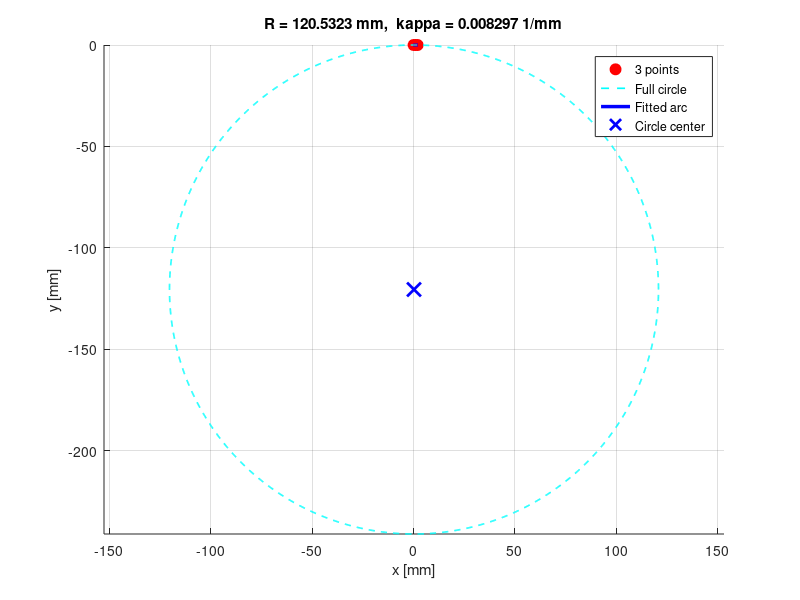

Reproduce this figure in MATLAB.
%CURVATURE_FROM_3POINTS  3点を通る円から曲率半径と曲率を求める
%
%   入力した3点 (x1,y1), (x2,y2), (x3,y3) [mm] を通る円を求め、
%   曲率半径 R [mm] と曲率 kappa = 1/R [1/mm] を表示してプロットする。
%
%   旧ファイル名: kyokuritukeisan.m（卒論提出後の追加検討）

clear; clc; close all;

% ===== 入力値（単位:mm）=====
x1 = 0.0;   y1 = 0.0;
x2 = 1;  y2 = -2.3644e-3;
x3 = 2; y3 = -1.3026e-2;


% ===== 3点から曲率半径・曲率を計算 =====
A2 = x1*(y2-y3) + x2*(y3-y1) + x3*(y1-y2);

s1 = sqrt((x2-x3)^2 + (y2-y3)^2);
s2 = sqrt((x1-x3)^2 + (y1-y3)^2);
s3 = sqrt((x1-x2)^2 + (y1-y2)^2);

eps_val = 1e-12;

if abs(A2) < eps_val
    R = Inf;
    kappa = 0;
    xc = NaN;
    yc = NaN;
else
    A = abs(A2)/2;
    R = (s1*s2*s3)/(4*A);
    kappa = 1/R;

    D = 2*(x1*(y2-y3) + x2*(y3-y1) + x3*(y1-y2));
    xc = ((x1^2+y1^2)*(y2-y3) + (x2^2+y2^2)*(y3-y1) + (x3^2+y3^2)*(y1-y2)) / D;
    yc = ((x1^2+y1^2)*(x3-x2) + (x2^2+y2^2)*(x1-x3) + (x3^2+y3^2)*(x2-x1)) / D;
end

fprintf('R = %.6f mm\n', R);
fprintf('kappa = %.6f 1/mm\n', kappa);

figure;
hold on; grid on; axis equal;

% 3点
plot([x1 x2 x3], [y1 y2 y3], 'ro', 'MarkerFaceColor', 'r', 'MarkerSize', 8);

if isfinite(R)
    % ===== 円全体 =====
    th_circle = linspace(0, 2*pi, 2000);
    x_circle = xc + R*cos(th_circle);
    y_circle = yc + R*sin(th_circle);
    plot(x_circle, y_circle, 'c--', 'LineWidth', 1.2);

    % ===== 3点を通る円弧 =====
    t1 = atan2(y1 - yc, x1 - xc);
    t2 = atan2(y2 - yc, x2 - xc);
    t3 = atan2(y3 - yc, x3 - xc);

    if t1 < 0, t1 = t1 + 2*pi; end
    if t2 < 0, t2 = t2 + 2*pi; end
    if t3 < 0, t3 = t3 + 2*pi; end

    t3_ccw = t3;
    if t3_ccw < t1
        t3_ccw = t3_ccw + 2*pi;
    end

    t2_test = t2;
    if t2_test < t1
        t2_test = t2_test + 2*pi;
    end

    if t1 <= t2_test && t2_test <= t3_ccw
        th_arc = linspace(t1, t3_ccw, 1000);
    else
        if t1 < t3
            t1 = t1 + 2*pi;
        end
        th_arc = linspace(t1, t3, 1000);
    end

    x_arc = xc + R*cos(th_arc);
    y_arc = yc + R*sin(th_arc);
    plot(x_arc, y_arc, 'b-', 'LineWidth', 2.5);

    % 円の中心
    plot(xc, yc, 'bx', 'MarkerSize', 10, 'LineWidth', 2);

    title(sprintf('R = %.4f mm,  kappa = %.6f 1/mm', R, kappa));
    legend('3 points', 'Full circle', 'Fitted arc', 'Circle center', 'Location', 'best');
else
    title('3 points are collinear: R = Inf, kappa = 0');
    legend('3 points', 'Location', 'best');
end

xlabel('x [mm]');
ylabel('y [mm]');
